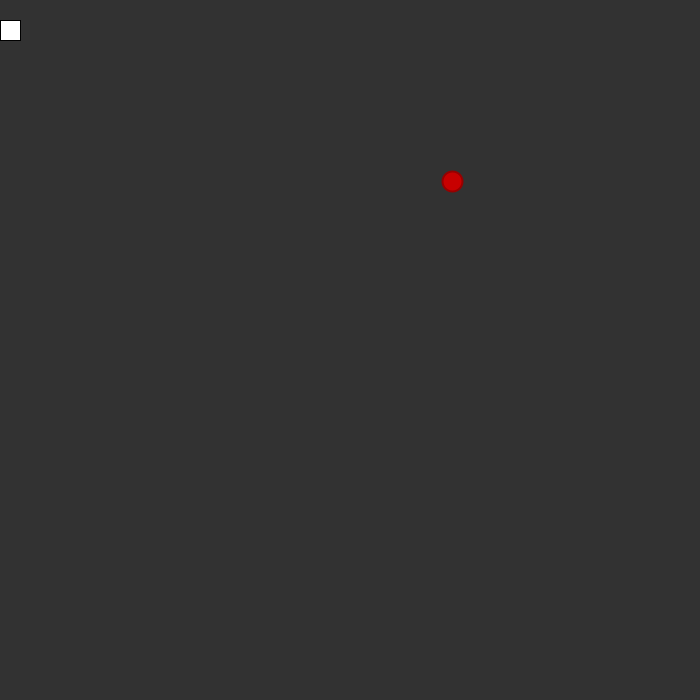
Frame 1 (no input)
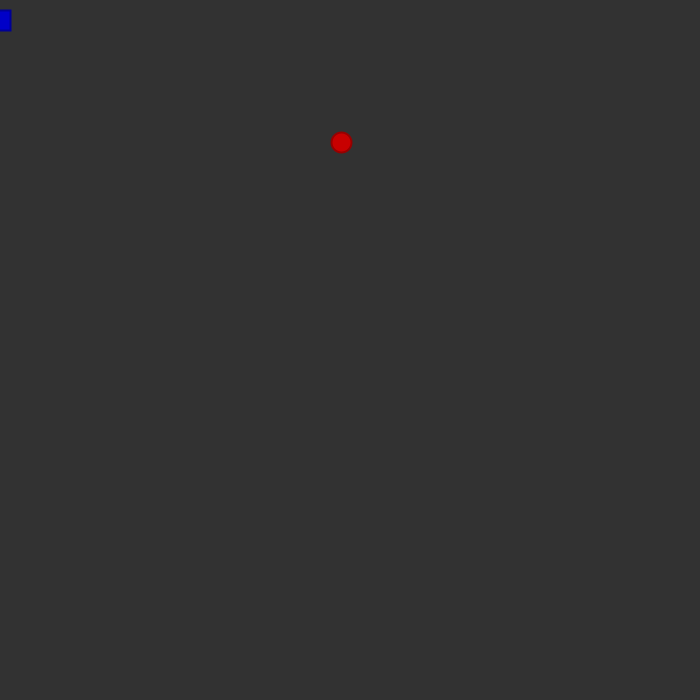
Frame 60 (the mouse pressed at the canvas centre just before this capture)
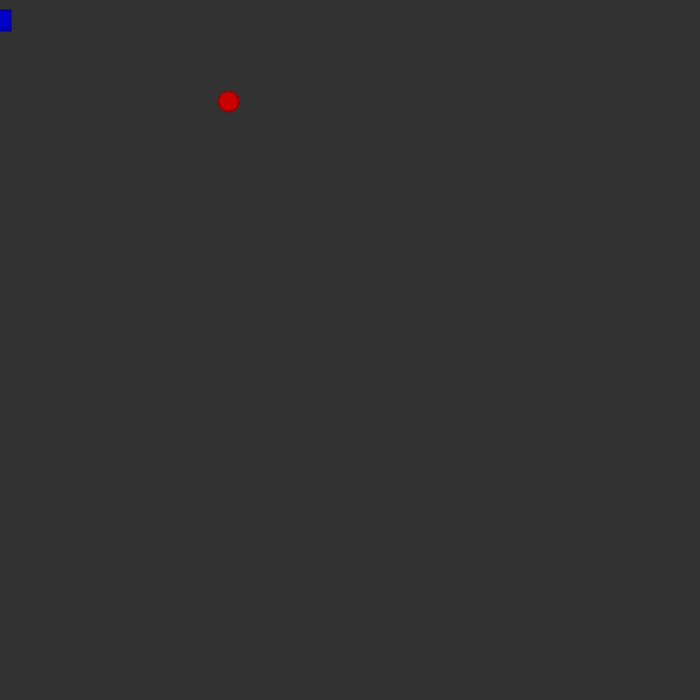
Frame 120 (the mouse held since frame 60 and released just before this capture)

The Processing sketch that drew these frames (run headless with seeded random() and noise(); from frame 60 on, the mouse is pressed at the canvas centre):

// Processing sketch: Skole_Spil__5_
// ── Skole_Spil__5_.pde
float speed = 2;
float x,y = 5;
int radius = 10;
int direction = 1;
int Xplayer, Yplayer = 20;
Boolean started = false;
PVector AI;
color A1 = color (200,0,0);
color A2 = color (150,0,0);
color P1 = color (0,0,200);
color P2 = color (0,0,150);

void setup() {
  smooth();
  size(700,700);
  AI = new PVector(random(width), random(height), 0.);
 
}

void draw() {
  background(50);
  player();
  AI();
  
}  
  
void AI() { 
  ellipse(AI.x, AI.y, 20, 20);
  ellipseMode(CENTER);
  fill (P1);
  stroke(P2);
  strokeWeight(2);
  
  float angle = atan2(Yplayer-AI.y, Xplayer-AI.x);
  float newX = cos(angle) * speed + AI.x;
  float newY = sin(angle) * speed + AI.y;
  AI.set(newX, newY, 0.); 
  
}

void player() {
  rect(Xplayer, Yplayer, 20 ,20);
  rectMode(CENTER);
  fill (A1);
  stroke(A2);
  strokeWeight(2);
  
  if (Xplayer > (width) ) {Xplayer = (0); }
  if (Xplayer < (0) ) {Xplayer = (0); } 
  if (Yplayer > (height) ) {Yplayer = (0); }
  if (Yplayer < (0) ) {Yplayer = (0); }
  
boolean hitbox = true;
  if (hitbox == true) {
  if (Xplayer == (AI.x) ) {exit();}
  if (Yplayer == (AI.y) ) {exit();}
  
  }
}
 
void keyPressed() {
  if (key == CODED) {
    if (keyCode == UP) {Yplayer -= 5;}  
    if (keyCode == DOWN) {Yplayer += 5;}  
    if (keyCode == LEFT) {Xplayer -= 5;}  
    if (keyCode == RIGHT) {Xplayer += 5;}  
  } 
}
